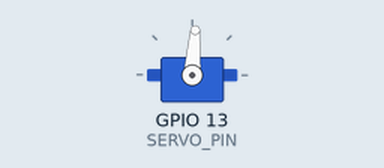
Recording of a program running on a simulated Raspberry Pi (BCM pin numbers). Parts: servo. Servo angles are drawn from the pulse width (0.5 ms = 0°, 2.5 ms = 180°).

Above: at 0.05 s.
At 4.5 s:
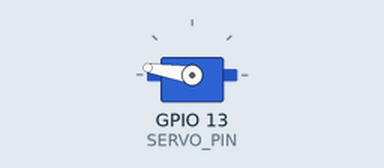
At 9.0 s:
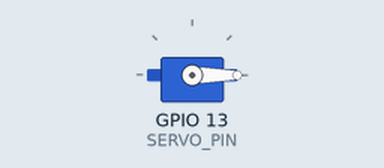
Timing chart, 0 to 11.7 s (numbered marks = the images above):
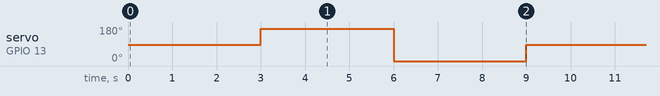

The program:

servo2.py
```python
import pigpio
import time

SERVO_PIN = 13

pi = pigpio.pi()

try:
    while True:
        pi.set_servo_pulsewidth(SERVO_PIN, 1450)
        time.sleep(3)
        pi.set_servo_pulsewidth(SERVO_PIN, 2400)
        time.sleep(3)
        pi.set_servo_pulsewidth(SERVO_PIN, 500)
        time.sleep(3)
except KeyboardInterrupt:
    pass

pi.set_servo_pulsewidth(SERVO_PIN, 0)
pi.stop()
```

Measured:
- by itself, servo on GPIO 13 (SERVO_PIN): repeats every 9.0 s: 0° 3.0 s, 86° 3.0 s, 171° 3.0 s
